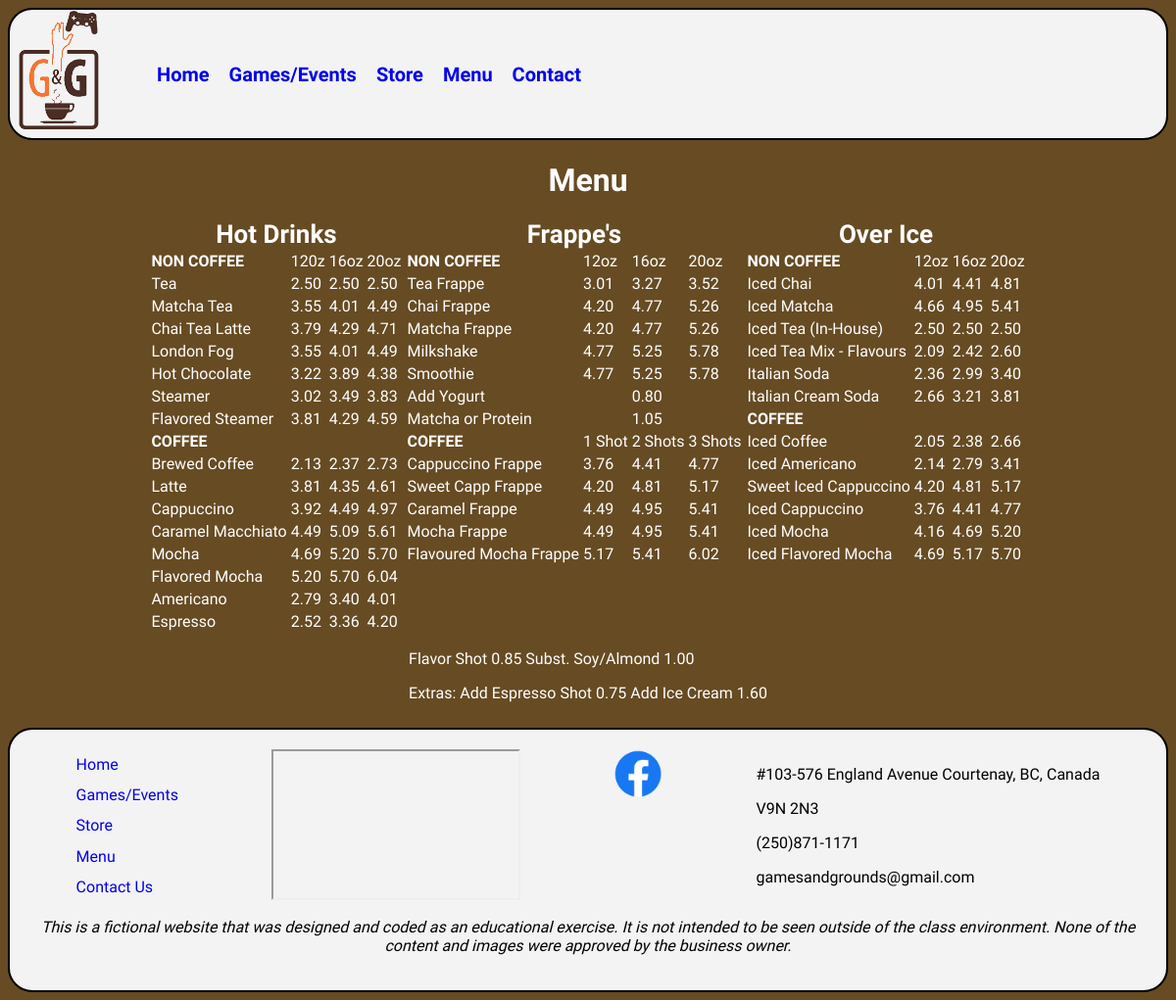
Page /menu.php on the committed database.
### tables this page shows
CREATE TABLE `menu_hotdrinks` (
  `id` int(11) NOT NULL,
  `drink` varchar(30) NOT NULL,
  `priceSmall` char(4) NOT NULL DEFAULT '',
  `priceMed` char(4) NOT NULL DEFAULT '',
  `priceLarge` char(4) NOT NULL DEFAULT ''
);

CREATE TABLE `menu_hotdrinks_coffee` (
  `id` int(11) NOT NULL,
  `drink` varchar(30) NOT NULL,
  `priceSmall` char(4) NOT NULL DEFAULT '',
  `priceMed` char(4) NOT NULL DEFAULT '',
  `priceLarge` char(4) NOT NULL DEFAULT ''
);

CREATE TABLE `menu_frappe` (
  `id` int(11) NOT NULL,
  `drink` varchar(30) NOT NULL,
  `priceSmall` varchar(7) NOT NULL DEFAULT '',
  `priceMed` varchar(7) NOT NULL DEFAULT '',
  `priceLarge` varchar(7) NOT NULL DEFAULT ''
);

CREATE TABLE `menu_frappe_coffee` (
  `id` int(11) NOT NULL,
  `drink` varchar(30) NOT NULL,
  `priceSmall` varchar(7) NOT NULL DEFAULT '',
  `priceMed` varchar(7) NOT NULL DEFAULT '',
  `priceLarge` varchar(7) NOT NULL DEFAULT ''
);

CREATE TABLE `menu_overice` (
  `id` int(11) NOT NULL,
  `drink` varchar(30) NOT NULL,
  `priceSmall` varchar(4) NOT NULL DEFAULT '',
  `priceMed` varchar(4) NOT NULL DEFAULT '',
  `priceLarge` varchar(4) NOT NULL DEFAULT ''
);

CREATE TABLE `menu_overice_coffee` (
  `id` int(11) NOT NULL,
  `drink` varchar(30) NOT NULL,
  `priceSmall` varchar(4) NOT NULL DEFAULT '',
  `priceMed` varchar(4) NOT NULL DEFAULT '',
  `priceLarge` varchar(4) NOT NULL DEFAULT ''
);

### menu.php (the view, shortened to what this page needs)
<?php include "templates/head.php" ?>
  <link rel="stylesheet" href="styles/menu-style.css" />
</head>
<?php include "templates/header.php" ?>
  <h1>Menu</h1>
  <?php $conn = mysqli_connect('localhost', 'root', '', 'dgl123-project'); ?>
    <div class="menu">
      <div>
        <table>
          <caption>
            Hot Drinks
          </caption>
          <tr>
            <td><b>NON COFFEE</b></td>
            <td>120z</td>
            <td>16oz</td>
            <td>20oz</td>
          </tr>
          <?php
          $sql = "SELECT * FROM menu_hotdrinks ORDER BY id ASC";
          $results = $conn->query($sql); ?>
          <?php if ($results->num_rows > 0) : ?>
            <?php while ($row = $results->fetch_assoc()) : ?>
              <tr>
              <td><?= $row['drink'] ?></td>
              <td><?= $row['priceSmall'] ?></td>
              <td><?= $row['priceMed'] ?></td>
              <td><?= $row['priceLarge'] ?></td>
              </tr>
          <?php endwhile ?>
          <?php endif ?>
          <?php $sql = "SELECT * FROM menu_hotdrinks_coffee ORDER BY id ASC";
          $results = $conn->query($sql);
          if($results->num_rows > 0) : ?>
            <tr>
              <td><b>COFFEE</b></td>
              <td colspan=3></td>
            </tr>
            <?php while ($row = $results->fetch_assoc()) : ?>
              <tr>
              <td><?= $row['drink'] ?></td>
              <td><?= $row['priceSmall'] ?></td>
              <td><?= $row['priceMed'] ?></td>
              <td><?= $row['priceLarge'] ?></td>
              </tr>
            <?php endwhile ?>
            <?php endif ?>
        </table>
      </div>
      <div>
        <table>
          <caption>
            Frappe's
          </caption>
          <tr>
            <td><b>NON COFFEE</b></td>
            <td>12oz</td>
            <td>16oz</td>
            <td>20oz</td>
          </tr>
          <?php $sql = "SELECT * FROM menu_frappe ORDER BY id ASC";
          $results = $conn->query($sql); ?>
          <?php if ($results->num_rows > 0) : ?>
            <?php while ($row = $results->fetch_assoc()) : ?>
              <tr>
              <td><?= $row['drink'] ?></td>
              <td><?= $row['priceSmall'] ?></td>
              <td><?= $row['priceMed'] ?></td>
              <td><?= $row['priceLarge'] ?></td>
              </tr>
          <?php endwhile ?>
          <?php endif ?>
          <?php $sql = "SELECT * FROM menu_frappe_coffee ORDER BY id ASC";
          $results = $conn->query($sql);
          if($results->num_rows > 0) : ?>
            <tr>
              <td><b>COFFEE</b></td>
              <td>1 Shot</td>
              <td>2 Shots</td>
              <td>3 Shots</td>
            </tr>
            <?php while ($row = $results->fetch_assoc()) : ?>
              <tr>
              <td><?= $row['drink'] ?></td>
              <td><?= $row['priceSmall'] ?></td>
              <td><?= $row['priceMed'] ?></td>
              <td><?= $row['priceLarge'] ?></td>
              </tr>
            <?php endwhile ?>
            <?php endif ?>
        </table>
      </div>
      <div>
        <table>
          <caption>
            Over Ice
          </caption>
          <tr>
            <td><b>NON COFFEE</b></td>
            <td>12oz</td>
            <td>16oz</td>
            <td>20oz</td>
          </tr>
          <?php $sql = "SELECT * FROM menu_overice ORDER BY id ASC";
          $results = $conn->query($sql); ?>
          <?php if ($results->num_rows > 0) : ?>
            <?php while ($row = $results->fetch_assoc()) : ?>
              <tr>
              <td><?= $row['drink'] ?></td>
              <td><?= $row['priceSmall'] ?></td>
              <td><?= $row['priceMed'] ?></td>
              <td><?= $row['priceLarge'] ?></td>
              </tr>
          <?php endwhile ?>
          <?php endif ?>
          <?php $sql = "SELECT * FROM menu_overice_coffee ORDER BY id ASC";
          $results = $conn->query($sql);
          if($results->num_rows > 0) : ?>
            <tr>
              <td><b>COFFEE</b></td>
              <td colspan=3></td>
            </tr>
            <?php while ($row = $results->fetch_assoc()) : ?>
              <tr>
              <td><?= $row['drink'] ?></td>
              <td><?= $row['priceSmall'] ?></td>
              <td><?= $row['priceMed'] ?></td>
              <td><?= $row['priceLarge'] ?></td>
              </tr>
            <?php endwhile ?>
            <?php endif ?>
        </table>
      </div>
    </div>
    <div class="note">
      <p>Flavor Shot 0.85 Subst. Soy/Almond 1.00</p>
      <p>Extras: Add Espresso Shot 0.75 Add Ice Cream 1.60</p>
    </div>
  </main>
  <?php include "templates/footer.php" ?>
</body>
</html>

### templates/head.php (shortened to what this page needs)
<!DOCTYPE html>
<html lang="en">
<head>
  <link rel="stylesheet" href="styles/style.css" />
  <link rel="stylesheet" href="https://cdnjs.cloudflare.com/ajax/libs/font-awesome/4.7.0/css/font-awesome.min.css" />

### templates/header.php (shortened to what this page needs)
<body>
  <header>
    <a href="index.html"><img src="images/G&G_Logo.png" alt="Games and Grounds" width="100" /></a>
    <nav>
      <ul id="nav-items">
        <li><a href="index.php">Home</a></li>
        <li><a href="games-and-events.php">Games/Events</a></li>
        <li><a href="store.php">Store</a></li>
        <li><a href="menu.php">Menu</a></li>
        <li><a href="contact.php">Contact</a></li>
      </ul>
    </nav>
  </header>
  <main>

### templates/footer.php (shortened to what this page needs)
<footer>
  <div id="footer-nav">
    <a href="index.php">Home</a>
    <a href="games-and-events.php">Games/Events</a>
    <a href="store.php">Store</a>
    <a href="menu.php">Menu</a>
    <a href="contact.php">Contact Us</a>
  </div>
  <iframe id="map"
    src="https://www.google.com/maps/embed?pb=!1m18!1m12!1m3!1d5162.161014972256!2d-124.9996989788694!3d49.69045672431574!2m3!1f0!2f0!3f0!3m2!1i1024!2i768!4f13.1!3m3!1m2!1s0x548813f31559e059%3A0xfda1aad411aa1df9!2sGames%20And%20Grounds%20Coffee%20House!5e0!3m2!1sen!2sca!4v1637083609676!5m2!1sen!2sca"
    width="300" height="250" allowfullscreen="" loading="lazy">
  </iframe>
  <a class="facebook" href="https://www.facebook.com/GamesandGrounds/">
    <img src="images/f_logo_RGB-Blue_58.png" alt="facebook" width="50" />
  </a>
  <div class="contact">
    <p>#103-576 England Avenue Courtenay, BC, Canada</p>
    <p>V9N 2N3</p>
    <p>(250)871-1171</p>
    <p>gamesandgrounds@gmail.com</p>
  </div>
  <p class="disclaimer">This is a fictional website that was designed and coded as an educational exercise.
    It is not intended to be seen outside of the class environment.
    None of the content and images were approved by the business owner.</p>
</footer>

### styles/style.css (style rules this page uses)
html { font-size: 62.5%; }
body { font-size: 1.6rem; font-family: Arimo, sans-serif; }
h1, h2, h3 { font-family: Volkhov, serif; }
a { text-decoration: none; }
body { background-color: rgb(102, 75, 35); color: rgb(255, 255, 255); }
header, footer { color: black; background-color: rgb(243, 243, 243); border: 2px solid black; border-radius: 25px; }
header { display: flex; align-items: center; }
header nav { display: flex; flex-direction: row; justify-content: space-between; width: 100%; }
header a img { width: 100px; }
nav ul { display: flex; flex-flow: row wrap; list-style-type: none; }
nav a { padding: 10px; font-size: 2rem; font-weight: bold; }
footer { margin-top: 10px; padding: 20px; display: flex; flex-wrap: wrap; justify-content: space-around; }
.disclaimer { text-align: center; font-style: italic; }
#footer-nav { display: flex; flex-direction: column; justify-content: space-around; }
.contact { align-self: center; }
#map { width: 250px; height: 150px; }

### styles/menu-style.css (style rules this page uses)
main { display: flex; flex-direction: column; }
h1, .note { align-self: center; }
.menu { display: flex; justify-content: center; }
caption { font-size: 2.6rem; font-weight: bold; }

### rows in the picture
menu_hotdrinks: drink "Tea", priceSmall "2.50", priceMed "2.50", priceLarge "2.50"
menu_hotdrinks: drink "Matcha Tea", priceSmall "3.55", priceMed "4.01", priceLarge "4.49"
menu_hotdrinks: drink "Chai Tea Latte", priceSmall "3.79", priceMed "4.29", priceLarge "4.71"
menu_hotdrinks: drink "London Fog", priceSmall "3.55", priceMed "4.01", priceLarge "4.49"
menu_hotdrinks: drink "Hot Chocolate", priceSmall "3.22", priceMed "3.89", priceLarge "4.38"
menu_hotdrinks: drink "Steamer", priceSmall "3.02", priceMed "3.49", priceLarge "3.83"
menu_hotdrinks: drink "Flavored Steamer", priceSmall "3.81", priceMed "4.29", priceLarge "4.59"
menu_hotdrinks_coffee: drink "Brewed Coffee", priceSmall "2.13", priceMed "2.37", priceLarge "2.73"
menu_hotdrinks_coffee: drink "Latte", priceSmall "3.81", priceMed "4.35", priceLarge "4.61"
menu_hotdrinks_coffee: drink "Cappuccino", priceSmall "3.92", priceMed "4.49", priceLarge "4.97"
menu_hotdrinks_coffee: drink "Caramel Macchiato", priceSmall "4.49", priceMed "5.09", priceLarge "5.61"
menu_hotdrinks_coffee: drink "Mocha", priceSmall "4.69", priceMed "5.20", priceLarge "5.70"
menu_hotdrinks_coffee: drink "Flavored Mocha", priceSmall "5.20", priceMed "5.70", priceLarge "6.04"
menu_hotdrinks_coffee: drink "Americano", priceSmall "2.79", priceMed "3.40", priceLarge "4.01"
menu_hotdrinks_coffee: drink "Espresso", priceSmall "2.52", priceMed "3.36", priceLarge "4.20"
menu_frappe: drink "Tea Frappe", priceSmall "3.01", priceMed "3.27", priceLarge "3.52"
menu_frappe: drink "Chai Frappe", priceSmall "4.20", priceMed "4.77", priceLarge "5.26"
menu_frappe: drink "Matcha Frappe", priceSmall "4.20", priceMed "4.77", priceLarge "5.26"
menu_frappe: drink "Milkshake", priceSmall "4.77", priceMed "5.25", priceLarge "5.78"
menu_frappe: drink "Smoothie", priceSmall "4.77", priceMed "5.25", priceLarge "5.78"
menu_frappe: drink "Add Yogurt", priceMed "0.80"
menu_frappe: drink "Matcha or Protein", priceMed "1.05"
menu_frappe_coffee: drink "Cappuccino Frappe", priceSmall "3.76", priceMed "4.41", priceLarge "4.77"
menu_frappe_coffee: drink "Sweet Capp Frappe", priceSmall "4.20", priceMed "4.81", priceLarge "5.17"
menu_frappe_coffee: drink "Caramel Frappe", priceSmall "4.49", priceMed "4.95", priceLarge "5.41"
menu_frappe_coffee: drink "Mocha Frappe", priceSmall "4.49", priceMed "4.95", priceLarge "5.41"
menu_frappe_coffee: drink "Flavoured Mocha Frappe", priceSmall "5.17", priceMed "5.41", priceLarge "6.02"
menu_overice: drink "Iced Chai", priceSmall "4.01", priceMed "4.41", priceLarge "4.81"
menu_overice: drink "Iced Matcha", priceSmall "4.66", priceMed "4.95", priceLarge "5.41"
menu_overice: drink "Iced Tea (In-House)", priceSmall "2.50", priceMed "2.50", priceLarge "2.50"
menu_overice: drink "Iced Tea Mix - Flavours", priceSmall "2.09", priceMed "2.42", priceLarge "2.60"
menu_overice: drink "Italian Soda", priceSmall "2.36", priceMed "2.99", priceLarge "3.40"
menu_overice: drink "Italian Cream Soda", priceSmall "2.66", priceMed "3.21", priceLarge "3.81"
menu_overice_coffee: drink "Iced Coffee", priceSmall "2.05", priceMed "2.38", priceLarge "2.66"
menu_overice_coffee: drink "Iced Americano", priceSmall "2.14", priceMed "2.79", priceLarge "3.41"
menu_overice_coffee: drink "Sweet Iced Cappuccino", priceSmall "4.20", priceMed "4.81", priceLarge "5.17"
menu_overice_coffee: drink "Iced Cappuccino", priceSmall "3.76", priceMed "4.41", priceLarge "4.77"
menu_overice_coffee: drink "Iced Mocha", priceSmall "4.16", priceMed "4.69", priceLarge "5.20"
menu_overice_coffee: drink "Iced Flavored Mocha", priceSmall "4.69", priceMed "5.17", priceLarge "5.70"
